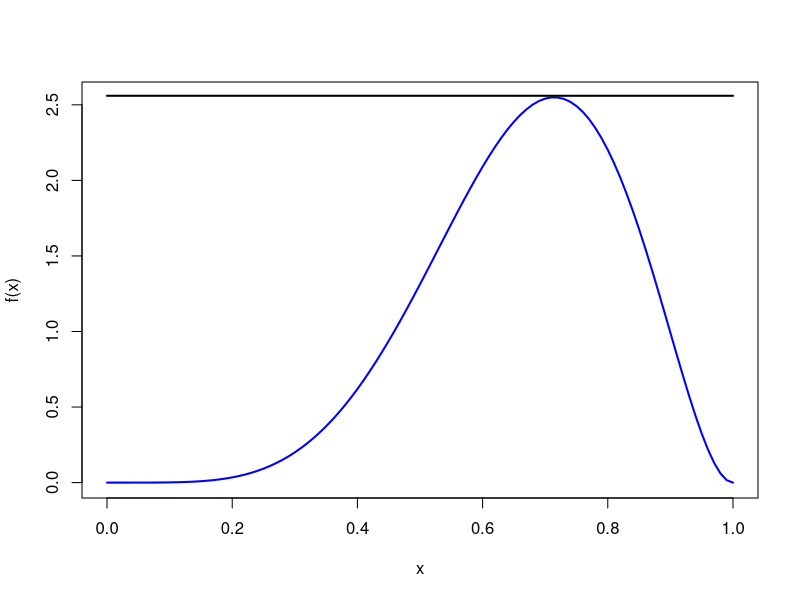
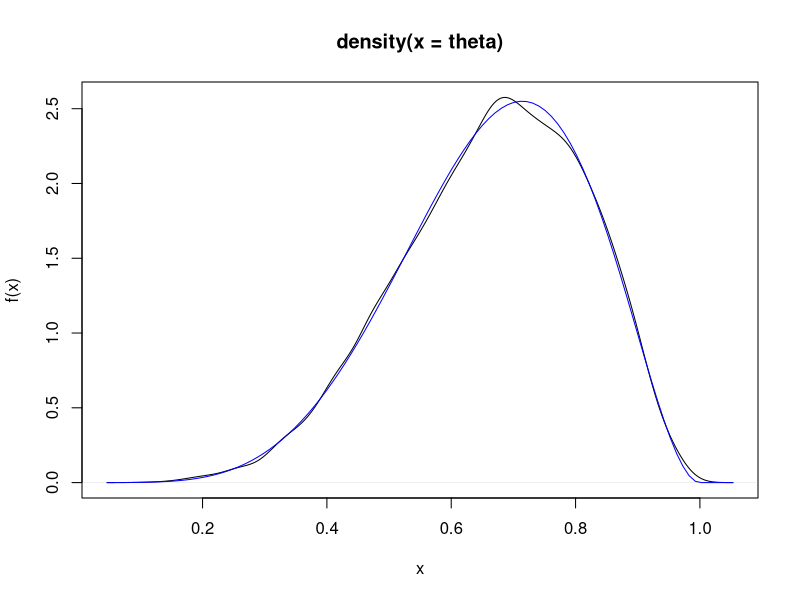
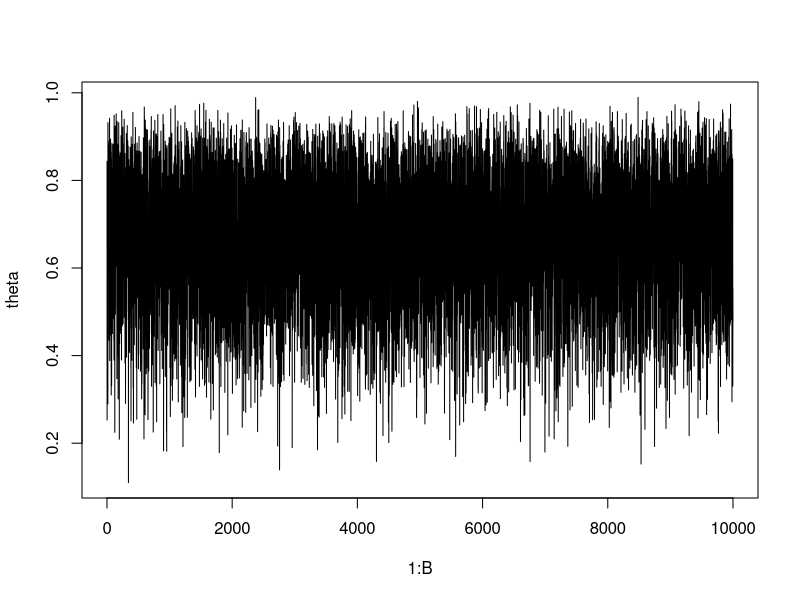

Reproduce these figures in R, in order.
##### Example II.R6 #####
M		  <- 2.56
curve(dbeta(x, 6, 3), from = 0, to = 1, col = 'blue', ylab = 'f(x)', lwd = 2)
curve(M*dunif(x), add = TRUE, lwd = 2)

x1 <- seq(0.1, 0.99, by = 0.001)
max(dbeta(x1, 6, 3))

M		  <- 2.56
B     <- 10000
theta	<- vector(length = B)
b		  <- 1
count	<- 1

set.seed(87)
while(b < (B + 1)){
  ## step 1 ##
  tb	<- runif(1) # proposal
  U	  <- runif(1) # always U(0,1)
  
  ## step 2 ##
  r	<- dbeta(tb, 6, 3)/(M*dunif(tb)) # importance ratio scaled by 1/M
  if(U < r){
    theta[b]	<- tb
    b			    <- b + 1
  }
  count	  <- count + 1
}

b/count
plot(density(theta), ylab = 'f(x)', xlab = 'x')
curve(dbeta(x, 6, 3), add = TRUE, col = 'blue')

plot(1:B, theta, type = 'l')